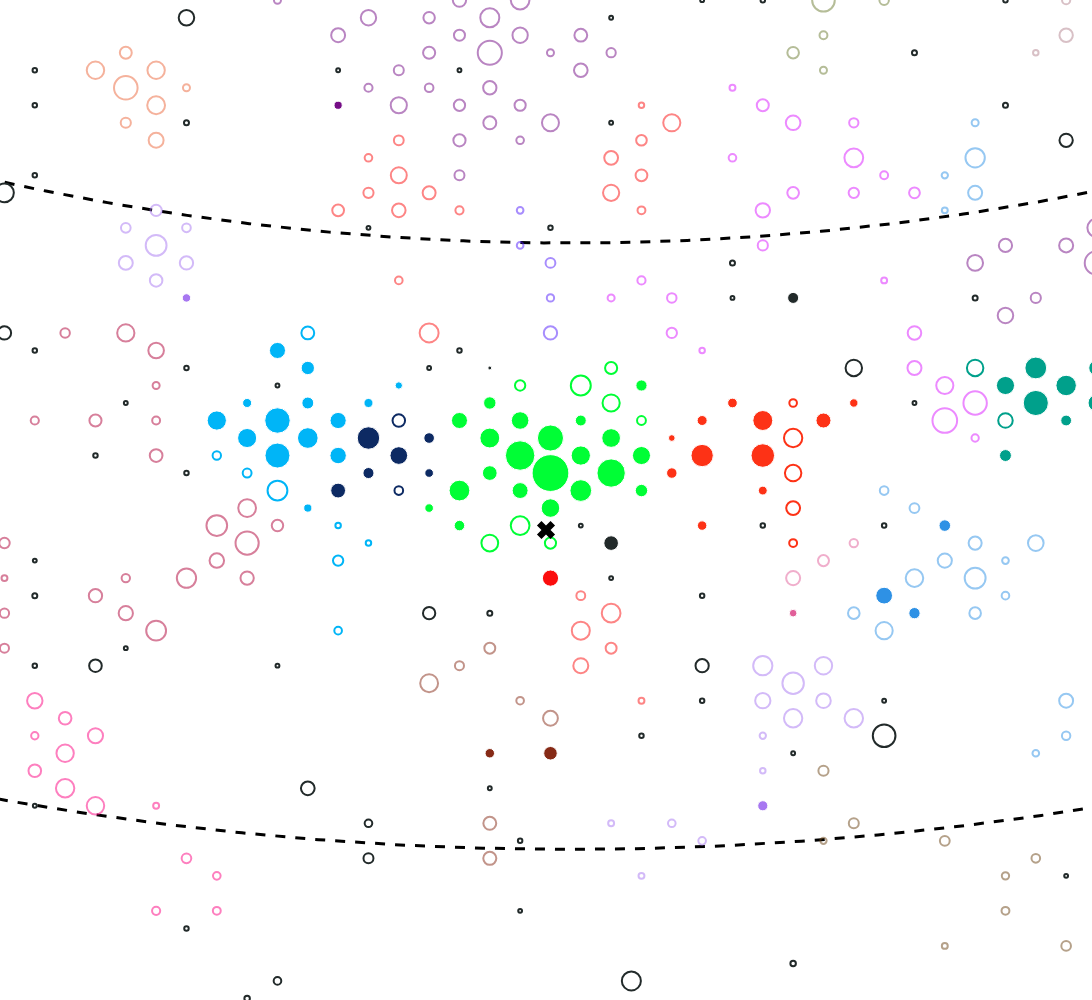

Write notebook code for a chart like this one.
### Code cell
layerNb = 10
size=1000
margin = 0
sizeSettings={"rechits.min" : 3, "rechits.max" : 40,#80,
               "rechits.opacity" : 1, "rechits.chain.minLineWidth" : 3, "rechits.chain.cumulativeEnergyFactor" : 0.0001, "rechits.chain.arrowSize" : 20,
            "clue.min":30, "clue.max" : 120, "clue.opacity":1,
            "impact.size":16}

override_colors = {evt.leading_trackster.name:"#00FE35", 694.:"#FD3216", 489.:"#00B5F7", 
    math.nan : "#222A2A"}

color_cycle_light = itertools.cycle(set(px.colors.qualitative.Light24).difference(override_colors.values()))
ts_color_light = {ts_id : next(color_cycle_light) for ts_id in evt.ts_df[evt.ts_df.tsCLUE3D_recoToSim_CP_score < 0.3]}
ts_color_light.update(override_colors)

color_cycle = itertools.cycle(set(px.colors.qualitative.Dark24).difference(override_colors.values()))
ts_color_map = {ts_id : next(color_cycle) for ts_id in evt.ts_df[((evt.ts_df.barycenter_x-evt.leading_trackster.barycenter_x)**2 + (evt.ts_df.barycenter_y-evt.leading_trackster.barycenter_y)**2) < 30**2].index}
ts_color_map.update(override_colors)

widthInDataCoords = 23
def makeFig(layerNb):
    z = evt.leading_trackster.barycenter_z
    def xyFromEtaPhi(eta, phi):
        r_sintheta = z * 2* math.exp(eta) / (math.exp(2*eta) - 1)
        return r_sintheta * math.cos(phi), r_sintheta * math.sin(phi)
    center_x, center_y = xyFromEtaPhi(evt.leading_trackster.barycenter_eta, evt.leading_trackster.barycenter_phi)
    
    fig = (LayerVisualization(evt, layerNb=layerNb, trackster_color_map=ts_color_map, sizeSettings=sizeSettings, center_x=center_x, center_y=center_y)
        #.addHexagonSensors(fill=False)
        .addMustache()
        .addRechits(energyForScale=evt.rechits_df[(evt.rechits_df.rechit_z * (1 if evt.positiveEndcap else -1) > 0) & (evt.rechits_df.rechit_layer < 26)].rechit_energy)
        .addBarycenter(center_x, center_y)
        #.addSupercluster()
    ).fig
    y_shift_factor=0.47
    fig.update_layout(xaxis_visible=False, yaxis_visible=False, title=None, showlegend=False, height=size, width=size*math.sqrt(2),
                    xaxis_showgrid=False, yaxis_showgrid=False, paper_bgcolor='rgba(0,0,0,0)',  plot_bgcolor='rgba(0,0,0,0)',
                    #xaxis_range=[-2.5, -2.5+widthInDataCoords], yaxis_range=[-7.5, -7.5+widthInDataCoords],
                    xaxis_range=[center_x-widthInDataCoords/2, center_x+widthInDataCoords/2], yaxis_range=[center_y-widthInDataCoords*y_shift_factor, center_y+widthInDataCoords*(1-y_shift_factor)],
                    margin=dict(l=margin, r=margin, t=margin, b=margin, pad=0))
    #fig.write_html("fig-test.html")
    dpi = 300
    width_a4_inches, height_a4_inches = 11.7, 8.3 
    fig.write_image(f"electron-v1/layer-{layerNb}.pdf", height=size, width=size*math.sqrt(2),
                   # width=width_a4_inches*dpi, height=height_a4_inches*dpi, scale=(height_a4_inches*dpi)/size
            )
    return fig
print(evt.leading_supercluster, [(evt.ts_df.loc[ts_id].barycenter_eta, evt.ts_df.loc[ts_id].barycenter_phi, evt.ts_df.loc[ts_id].tsCLUE3D_recoToSim_CP_sharedE*100/evt.ts_df.loc[ts_id].raw_energy) for ts_id in evt.leading_supercluster])
makeFig(4)
